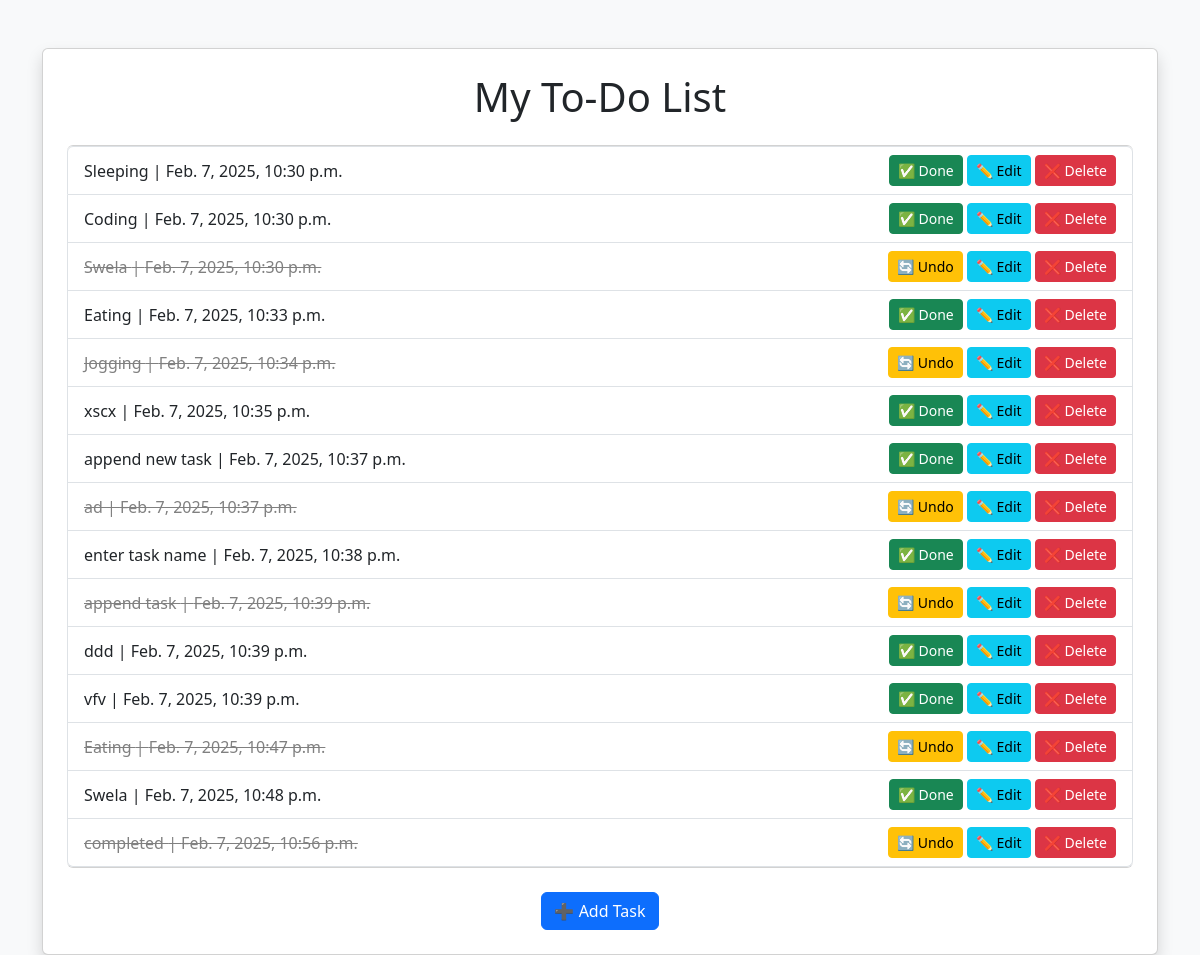
The app's page /, older data.
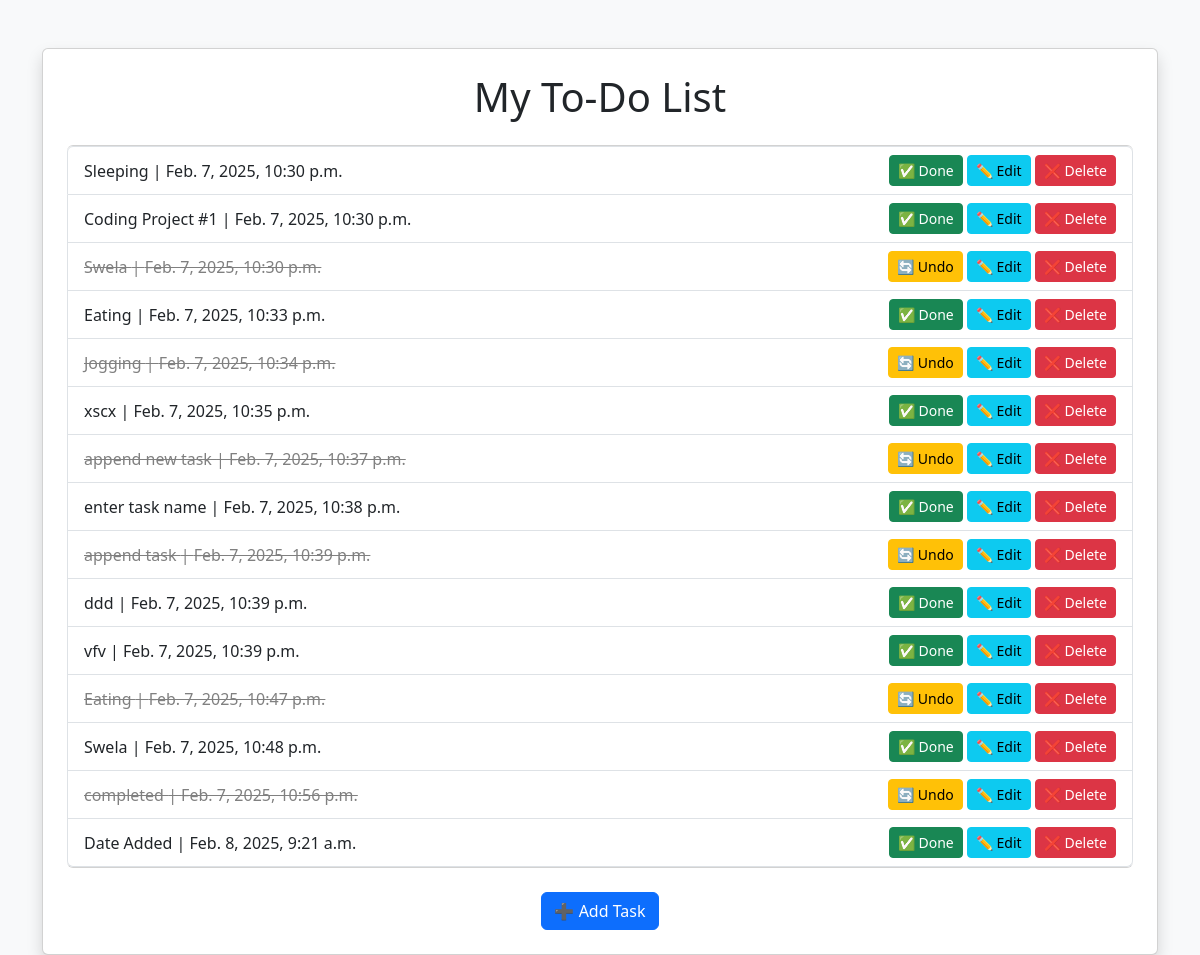
The same page, newer data.
### todo_app/models.py (models this page shows, shortened)
class Task(models.Model):
    title = models.CharField(max_length=255)
    completed = models.BooleanField(default=False)
    date_added = models.DateTimeField(auto_now_add=True)

### todo_app/views.py (the view)
# urls.py: path("", views.TodoList, name="todo_list"),
def TodoList(request):
    tasks = Task.objects.all()
    return render(request, "todo_list.html", {"tasks": tasks})

### todo_app/templates/todo_list.html (shortened to what this page needs)
<!DOCTYPE html>
<html lang="en">
<head>
    <link rel="stylesheet" href="https://cdn.jsdelivr.net/npm/bootstrap@5.3.0/dist/css/bootstrap.min.css">
</head>
<body class="bg-light">
    <div class="container mt-5">
        <div class="card shadow p-4">
            <h1 class="text-center mb-4">My To-Do List</h1>
            <ul class="list-group mb-4">
                {% for task in tasks %}
                    <li class="list-group-item d-flex justify-content-between align-items-center">
                        <span class="{% if task.completed %}completed{% endif %}">{{ task.title }} | {{ task.date_added }}</span>
                        <div>
                            <a href="{% url 'toggle_task' task.id %}" class="btn btn-sm {% if task.completed %}btn-warning{% else %}btn-success{% endif %}">
                                {% if task.completed %}🔄 Undo{% else %}✅ Done{% endif %}
                            </a>
                            <a href="{% url 'updateTask' task.id %}" class="btn btn-info btn-sm">✏️ Edit</a>
                            <a href="{% url 'deleteTask' task.id %}" class="btn btn-danger btn-sm">❌ Delete</a>
                        </div>
                    </li>
                {% empty %}
                    <p class="text-center text-danger">TODO List is Empty!</p>
                {% endfor %}
            </ul>
            <div class="text-center">
                <a href="{% url 'appendTask' %}" class="btn btn-primary">➕ Add Task</a>
            </div>
        </div>
    </div>
</body>
</html>

### todo_app/templates/todo_list.html (style rules this page uses)
.completed { text-decoration: line-through; color: gray; }

Row changes from the older to the newer data that the page shows:
removed Task: title "ad", date_added "Feb. 7, 2025, 10:37 p.m.", completed "🔄 Undo"
changed Task: title "Coding" → "Coding Project #1"
changed Task "append new task": completed "✅ Done" → "🔄 Undo"
added Task: title "Date Added", date_added "Feb. 8, 2025, 9:21 a.m.", completed "✅ Done"
